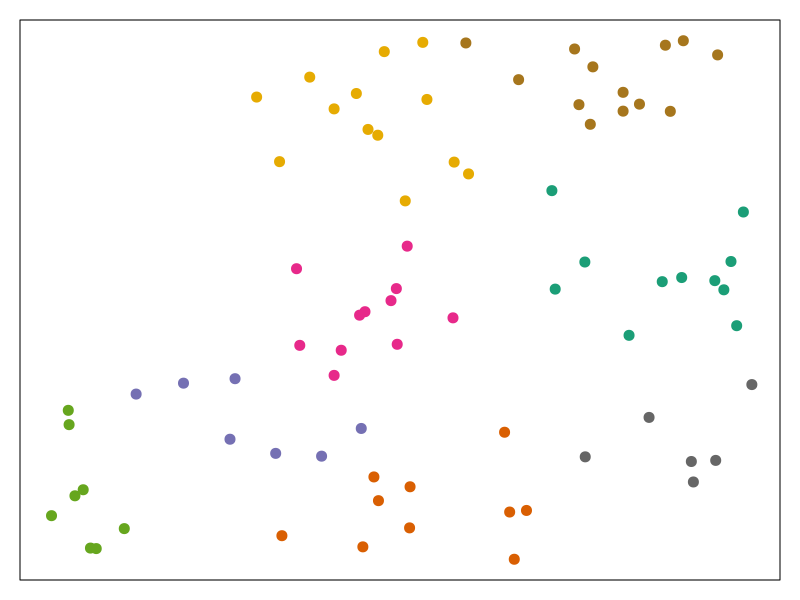

Generate this figure with R:

random.kmeans <- function(seed) {
  set.seed(seed)
  df <- data.frame(x=runif(100), y=runif(100))
  d <- dist(df)
  k <- kmeans(d,10)
  return(k)
}

max.val <- 0
index <- -1
for (i in 1:20) {
  k <- random.kmeans(i)
  val <- k$betweenss/k$totss
  if (val > max.val) {
    max.val <- val
    index <- i
  }
}

set.seed(index)
df <- data.frame(x=runif(100), y=runif(100))
d <- dist(df)
k <- kmeans(d,10)

require(RColorBrewer)
pal <- brewer.pal(10, 'Dark2')
par(mar=c(1,1,1,1))
plot(df$x, df$y, col=pal[k$cluster], 
     pch=20, cex=2, xaxt='n', yaxt='n', xlab='', ylab='')

#require(ggplot2)
#ggplot(df, aes(x,y, color=rainbow(5)[k$cluster]), legend=FALSE) + geom_point()

